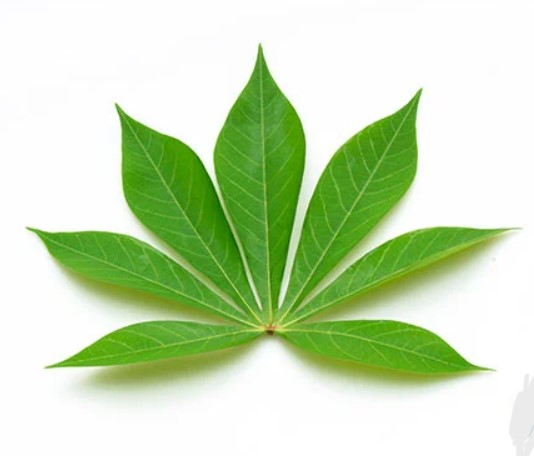
#> input picture daun_singkong.jpg, 534 x 456 px, found by its file name
$ python thresold.py
#> lines starting #> are read from the running program, lines starting #| are printed output that depends on the picture; after the words box and inside, x2 and y2 are one past the last pixel; in counts of white or black regions, pixels touching at a corner belong together
import imageio.v2 as imageio
import numpy as np
import matplotlib.pyplot as plt

def show_images_and_threshold(image_paths, threshold_value=128):

#> called with threshold_value = 128
    fig, axes = plt.subplots(2, len(image_paths), figsize=(12, 8))

    for i, img in enumerate(image_paths):
        image = imageio.imread(img['path'])
#> image is the input picture: shape (456, 534, 3); mean R, G, B 200.1, 221.8, 182.3

        axes[0, i].imshow(image)
        axes[0, i].set_title(f'Original - {img["name"]}')
        axes[0, i].axis('off')

        grayscale = 0.289 * image[:, :, 0] + 0.5870 * image[:, :, 1] + 0.1140 * image[:, :, 2]
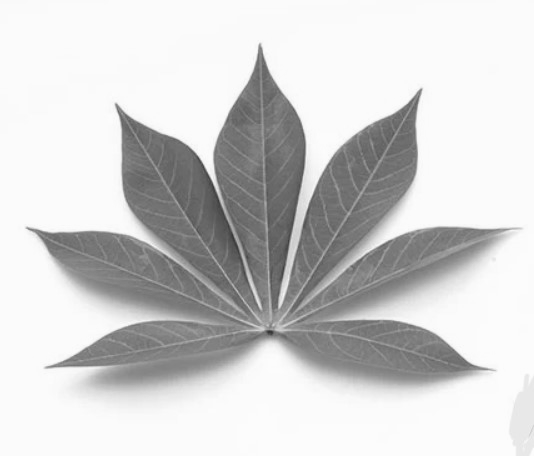
#> grayscale: shape (456, 534) float64; min 52.23, max 252.4, mean 208.8

        binary_image = np.where(grayscale > threshold_value, 1, 0)
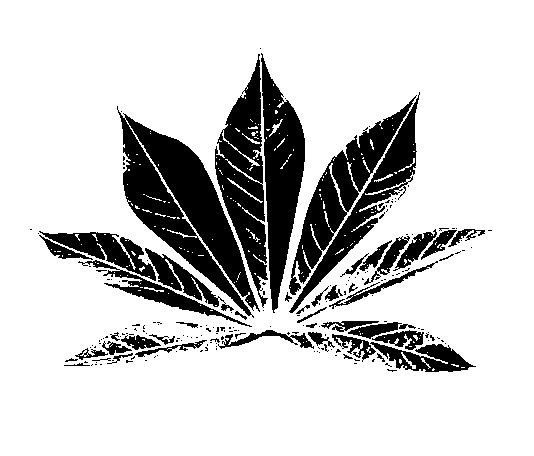
#> binary_image: shape (456, 534) int64; values 0 (black) and 1 (white), 80.6% white; 200 black regions (154 under 20 px), largest, box (x1, y1, x2, y2) and area: (117, 106, 260, 318) 11209, (215, 54, 268, 308) 6115, (261, 53, 305, 313) 5968

        axes[1, i].imshow(binary_image, cmap='gray')
        axes[1, i].set_title(f'Threshold - {img["name"]}')
        axes[1, i].axis('off')
#> pass 2 of the loop in show_images_and_threshold, `for i, img in enumerate(image_paths):`:
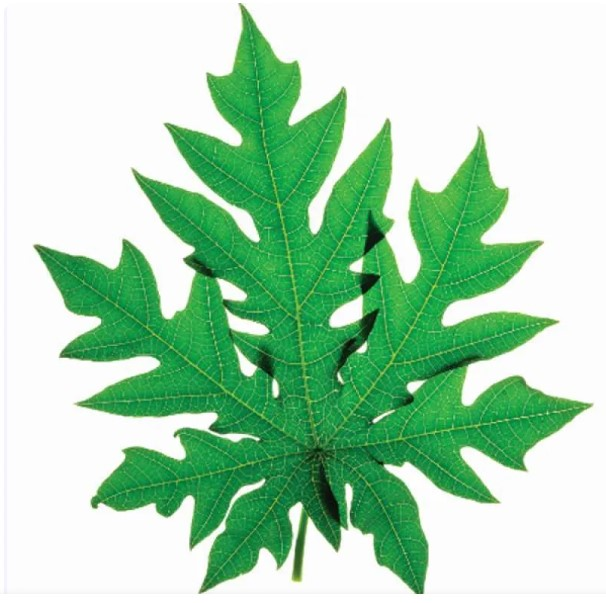
#> input picture daun_pepaya.jpg, 606 x 603 px, found by its file name
#> in show_images_and_threshold, image is the input picture: shape (603, 606, 3); mean R, G, B 168.2, 212.5, 178.9
#> in show_images_and_threshold, `grayscale = 0.289 * image[:, :, 0] + 0.5870 * image[:, :, 1] + 0.1140 ..`:
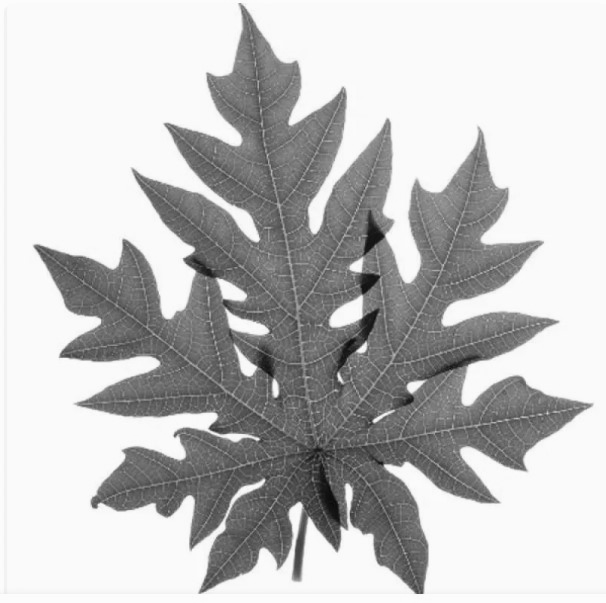
#> grayscale: shape (603, 606) float64; min 9.75, max 252.4, mean 193.7
#> in show_images_and_threshold, `binary_image = np.where(grayscale > threshold_value, 1, 0)`:
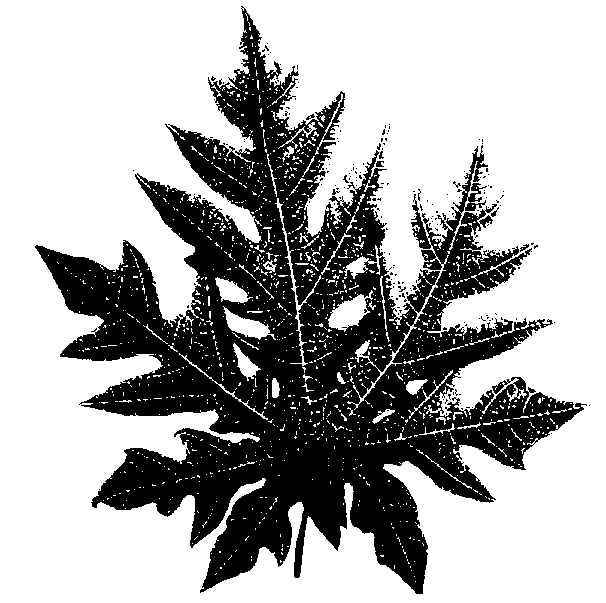
#> binary_image: shape (603, 606) int64; values 0 (black) and 1 (white), 67.7% white; 200 black regions (191 under 20 px), largest, box (x1, y1, x2, y2) and area: (35, 6, 587, 594) 117086, (376, 161, 384, 167) 36, (520, 244, 529, 252) 31
#> pass 3 of the loop in show_images_and_threshold, `for i, img in enumerate(image_paths):`:
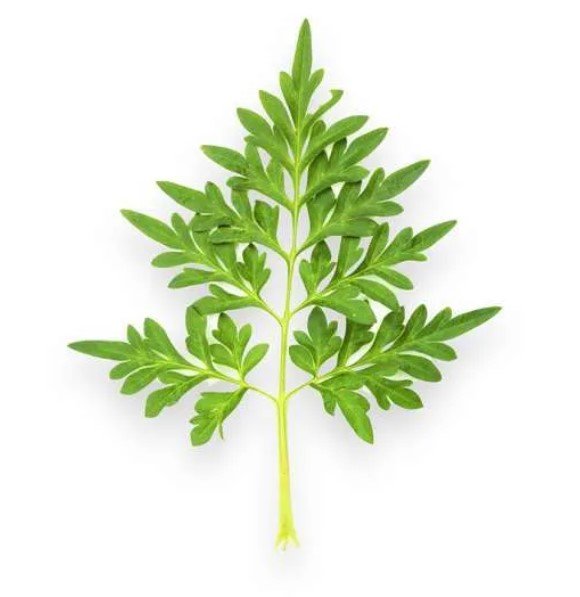
#> input picture daun_kenikir.jpg, 580 x 597 px, found by its file name
#> in show_images_and_threshold, image is the input picture: shape (597, 580, 3); mean R, G, B 228.3, 236.7, 215
#> in show_images_and_threshold, `grayscale = 0.289 * image[:, :, 0] + 0.5870 * image[:, :, 1] + 0.1140 ..`:
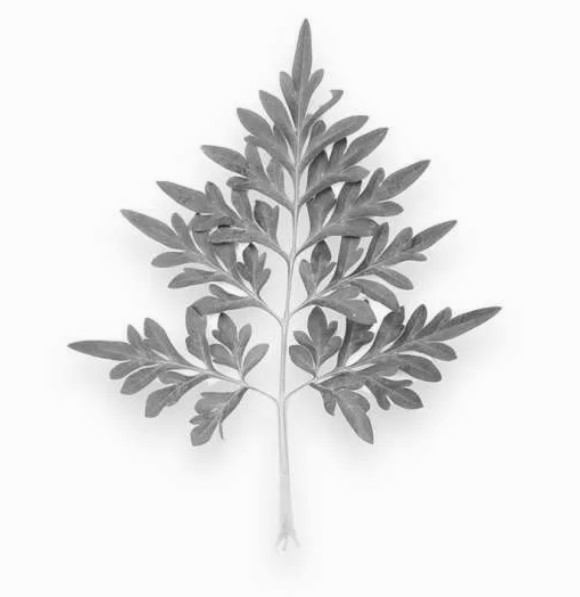
#> grayscale: shape (597, 580) float64; min 43.61, max 252.4, mean 229.4
#> in show_images_and_threshold, `binary_image = np.where(grayscale > threshold_value, 1, 0)`:
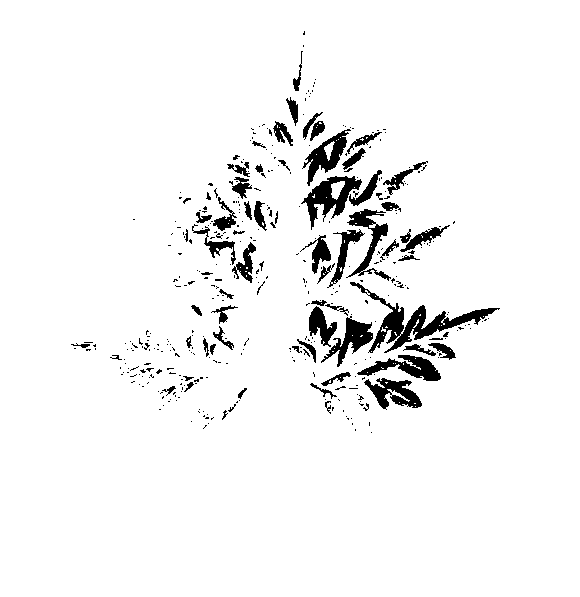
#> binary_image: shape (597, 580) int64; values 0 (black) and 1 (white), 95.1% white; 398 black regions (327 under 20 px), largest, box (x1, y1, x2, y2) and area: (350, 282, 500, 353) 2133, (301, 176, 362, 230) 1225, (357, 355, 441, 381) 949

    plt.tight_layout()
    plt.show()

image_paths = [
    {'path': 'D:\\Perkuliahan\\S5\\Pengolahan Citra Digital\\s2\\Tugas PCD s2\\daun_singkong.jpg', 'name': 'Daun Singkong'},
    {'path': 'D:\\Perkuliahan\\S5\\Pengolahan Citra Digital\\s2\\Tugas PCD s2\\daun_pepaya.jpg', 'name': 'Daun Pepaya'},
    {'path': 'D:\\Perkuliahan\\S5\\Pengolahan Citra Digital\\s2\\Tugas PCD s2\\daun_kenikir.jpg', 'name': 'Daun Kenikir'}
]

show_images_and_threshold(image_paths, threshold_value=128)
